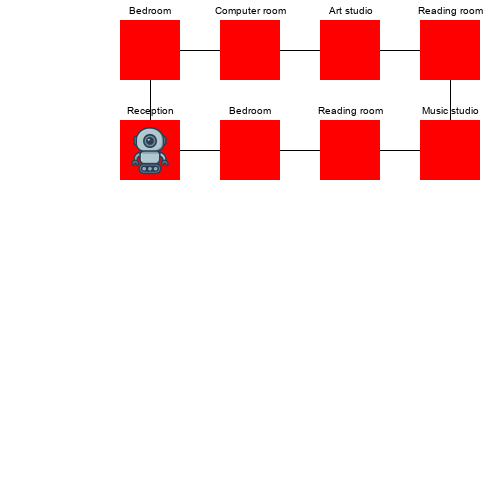
#> input picture mapworld/engine/resources/gifs/episode_20251004_134842.gif, 500 x 500 px
$ jupyter execute --allow-errors howto_setup_mapworld.ipynb
#> lines starting #> are read from the running program, lines starting #| are printed output that depends on the picture
### mapworld/engine/graphs.py
from typing import List, Set
from collections import deque
import logging

import networkx as nx
import numpy as np
import matplotlib.pyplot as plt

logger = logging.getLogger(__name__)

class BaseGraph:

    def __init__(self, m: int = 3, n: int = 3, n_rooms: int = 9, seed: int = None):
        """
        Set up a base layout for a 2-D graph, for a given type

        Args:
            m: Number of rows in the graph.
            n: Number of columns in the graph
            n_rooms: Required number of nodes. Should be less than n*m

        Raises:
            ValueError: If any value is unset
            AssertionError: If `n_rooms` > `n*m`
        """

        assert n_rooms <= m * n, "Number of rooms cannot exceed grid size"

        logger.info(f"Initializing graph with {n_rooms} rooms, in a {m} x {n} grid")
        self.m = m
        self.n = n
        self.n_rooms = n_rooms
        self.graph_rng = np.random.default_rng(seed)


    # [204 lines left out: functions get_valid_neighbors, _has_star_motif, create_tree_graph, create_star_graph, _create_path_graph, create_path_graph, not called in this run]


    def create_cycle_graph(self):
        """
        Create a simple (horizontal) cycle of self.n_rooms rooms on the grid. 2 rows and n_rooms/2 cols
        Returns:
            cycle_graph: A networkx Graph whose nodes form a single loop of self.n_rooms
        """
        if self.n_rooms%2 !=0:
            raise ValueError(f"Number of rooms must be even (got {self.n_rooms}).")

        cycle_graph = nx.Graph()

        start_row = self.graph_rng.integers(0, self.n-1) # Leave 1 row
        num_cols = int(self.n_rooms/2)
        threshold_col = self.m - num_cols
        start_col = self.graph_rng.integers(0, threshold_col+1)

        # Add nodes
        for i in range(start_col, start_col+num_cols):
            for j in (start_row, start_row+1):
                cycle_graph.add_node((i, j))

        # Add vertical edges
        for i in range(start_col, start_col+num_cols-1):
            room1 = (i, start_row)
            room2 = (i+1, start_row)
            room3 = (i, start_row+1)
            room4 = (i+1, start_row+1)

            cycle_graph.add_edge(room1, room2)
            cycle_graph.add_edge(room3, room4)

        # Add 2 horizontal edges to complete the loop
        cycle_graph.add_edge((start_col, start_row), (start_col, start_row+1))
        cycle_graph.add_edge((start_col+num_cols-1, start_row), (start_col+num_cols-1, start_row+1))

        return cycle_graph


    # [23 lines left out: function create_ladder_graph, not called in this run]

    @staticmethod
    def plot_graph(nx_graph):
        nx.draw_networkx(nx_graph, pos={n: n for n in nx_graph.nodes()})
        plt.show()
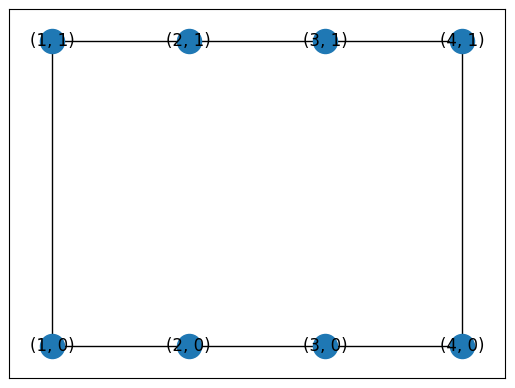
#> figure drawn by matplotlib, 1 panel

    # [5 lines left out: function save_graph, not called in this run]

    def __repr__(self) -> str:
        return f"<BaseMap({self.m}, {self.n}, {self.n_rooms})>"

### mapworld/engine/maps.py
from typing import Any
import logging

import numpy as np

from mapworld.engine.graphs import BaseGraph
from mapworld.engine.map_assignments import assign_images, assign_room_categories
from mapworld.engine.map_utils import select_random_room, find_distance

logger = logging.getLogger(__name__)

class BaseMap(BaseGraph):

    def __init__(self, m: int = 3, n: int = 3, n_rooms: int = 9, graph_type: str = None, seed: int = None):
        """
        Set up a base 2-D map whose rooms are based on a given image (ADE20k) dataset.

        Args:
            m: Number of rows in the graph.
            n: Number of columns in the graph
            n_rooms: Required number of rooms. Should be less than n*m
            graph_type: Type of graph from BaseGraph methods
            seed: Random seed

        Raises:
            ValueError: If any value is unset
            AssertionError: If `n_rooms` > `n*m`
        """
        super().__init__(m, n, n_rooms, seed)
        self.graph_type = graph_type


    # [109 lines left out: function set_positions, not called in this run]


    def metadata(
        self,
        start_type: str = "outdoor",
        end_type: str = "outdoor",
        ambiguity: list = None,
        ambiguity_region: str = "random",
        distance: int = 2
    ) -> dict:
        """
        Generate metadata for the Graph incl. start/end points
        Args:

            start_type: "outdoor"/"indoor"/"random"/"ambiguous" - Defining agent start position
            end_type: "outdoor"/"indoor"/"random"/"ambiguous" - Defining target room position
            ambiguity: Type of ambiguity to use
            ambiguity_region: A str that specifies ambiguous rooms distribution between indoor nodes, outdoor nodes
                                or both
            distance: Distance between start and target node.
        """
#> called with start_type = 'indoor', end_type = 'ambiguous', ambiguity_region = 'indoor', distance = 4
        if self.graph_type=="cycle":
            nx_graph = self.create_cycle_graph()
        elif self.graph_type=="tree":
            nx_graph = self.create_tree_graph()
        elif self.graph_type=="star":
            nx_graph = self.create_star_graph()
        elif self.graph_type=="path":
            nx_graph = self.create_path_graph()
        elif self.graph_type=="ladder":
            nx_graph = self.create_ladder_graph()
        else:
            raise ValueError(f"Graph type {self.graph_type} is not supported.")

        assign_room_categories(nx_graph=nx_graph,
                               ambiguity=ambiguity,
                               ambiguity_region=ambiguity_region,
                               rng=self.graph_rng)
#> (this line was passed over: mapworld is not available in this run)
        assign_images(nx_graph=nx_graph, rng=self.graph_rng)
#> (this line was passed over: mapworld is not available in this run)

        # Metadata values
        graph_id = ""
        named_nodes = []
        unnamed_nodes = []
        named_edges = []
        unnamed_edges = []
        node_to_category = {}
        category_to_node = {}
        node_to_image = {}
        category_to_image = {}

        # Additional values
        ambiguous_rooms = []
        indoor_rooms = []
        outdoor_rooms = []

        # Nodes Metadata
        # NOTE: Every node is saved by typecasting into a string - str(node) -
        #       As this metadata gets dumped into instances.json, does not accept np.int64/tuples
        for node in nx_graph.nodes():
            # Clean Node name
            node_name = nx_graph.nodes[node]['room_type']
            node_name = " ".join(node_name.split("__"))
            node_name = " ".join(node_name.split("_"))
            node_name = node_name.capitalize()

            # Create a graph id based on node position and node category
            graph_id += str(list(node)[0]) + str(list(node)[1]) + node_name[0].lower()

            named_nodes.append(node_name)
            unnamed_nodes.append(str(node))

            node_to_category[str(node)] = node_name
            category_to_node[node_name] = str(node)
            node_to_image[str(node)] = nx_graph.nodes[node]['image']
            category_to_image[node_name] = nx_graph.nodes[node]['image']

            # Additional info
            if nx_graph.nodes[node]['ambiguous']:
                ambiguous_rooms.append(node)
            else:
                if nx_graph.nodes[node]['base_type'] == "indoor":
                    indoor_rooms.append(node)
                else:
                    outdoor_rooms.append(node)

        # Edge Metadata
        for edge in nx_graph.edges():
            named_edge = []
            unnamed_edge = []
            for e in edge:
                named_edge.append(node_to_category[str(e)])
                unnamed_edge.append(str(e))
            named_edges.append(tuple(named_edge))
            unnamed_edges.append(tuple(unnamed_edge))

        # Set Random start and Target positions
        # Can be overridden by the experiment config/game dev if required
        start_pos, target_pos = self.set_positions(ambiguous_rooms=ambiguous_rooms,
                                                   indoor_rooms=indoor_rooms,
                                                   outdoor_rooms=outdoor_rooms,
                                                   start_type=start_type,
                                                   end_type=end_type,
                                                   distance=distance,
                                                   edges=nx_graph.edges())

        map_metadata = {
            "graph_id": graph_id,
            "m": int(self.m),
            "n": int(self.n),
            "named_nodes": named_nodes,
            "unnamed_nodes": unnamed_nodes,
            "named_edges": named_edges,
            "unnamed_edges": unnamed_edges,
            "node_to_category": node_to_category,
            "node_to_image": node_to_image,
            "start_node": str(start_pos),
            "target_node": str(target_pos),
        }

        return map_metadata

### mapworld/engine/howto_setup_mapworld.ipynb
## MapWorld
---
This notebook shows how to implement a MapWorld Environment and setup a dummy agent to explore the environment
This is divided into the following sections
- Setup a Graph - This is a base topological layout
- Create a Map - This takes the Graph and assigns room categories and images to its nodes
- Create an environment - This takes the Map and implements an OpenAI Gym wrapper over it and sets up a dummy agent to explore the environment

### 1) Create Graphs
---

[cell 1]
from mapworld.engine.graphs import BaseGraph

# Setup base layout of the Grid - mxn grid with n_rooms
Graph = BaseGraph(m=5, n=5, n_rooms=8, seed=42)

# Setup a graph type from - Cycle, Path, Star, Tree, Ladder
# Refer mapworld/engine/tests/graph_images to see how each structure looks like
cycle_graph = Graph.create_cycle_graph()

# Example of Cycle Graph
Graph.plot_graph(cycle_graph)

### 2) Create a Map
---

Assign Room Categories and Images to the nodes in the above graph and return the metadata

This requires the following files under `mapworld/engine/resources` -
- `config.json` - This file defines the file names for categories and image definitions, and keys for the categories
- `categories.json` - This file defines the different category classes and what type of rooms fall into each class. This requires three different category classes, and their keywords setup in `config.json`. The current config contains the classes from [Sempix Mapworld](https://github.com/clp-research/sempix/tree/master/03_Tasks/MapWorld)
- `images.json` - This file contains the set of image paths for each room type defined in `categories.json`. The current config contains the images from [ADE20K dataset](https://ade20k.csail.mit.edu/).
- The categories and corresponding images can be customised by changing the respective jsons, or defining new ones and setting them up in `config.json`.

#### Args for generating metadata
- ambiguity - This defines number of ambiguous rooms (rooms having same category). Example - ambiguity of [3,2] means there are 3 rooms of category A, 2 rooms of category B and the remaining rooms have unique categories and not from A/B. If n_rooms is 6, for the above ambiguity we might get - room categories as - Kitchen 1, Kitchen 2, Kitchen 3, Bedroom1, Bedroom2, Attic
- ambiguity_region -  Select from indoor/outdoor/random. When generating the metadata, each node is assigned either indoor or outdoor depending on its degree. Based on the ambiguity region, one can define where these ambiguous rooms are assigned. For example selecting outdoor, all ambiguous rooms are assigned to nodes having `degree = 1`. Setting it random would assign ambiguous rooms randomly from indoor + outdoor
- start_type/end_type - Select from indoor/outdoor/ambiguous/random.
- distance - The distance between the start and end nodes

[cell 2]
from mapworld.engine.maps import BaseMap

# This class inherits from BaseGraph
# Setup graph_type from cycle, star, ladder, tree, path
Map = BaseMap(n=5, m=5, n_rooms=8, graph_type="cycle", seed=42)

#> (the rest of this cell did not finish here and is left out)

### 3) Create Environment
---

#> (a cell that did not finish here is left out)

[cell 4]
from pathlib import Path
from PIL import Image as PILImage, ImageSequence
from IPython.display import Image as IPyImage, display

src = Path("resources/gifs/episode_20251004_134842.gif")
dst = src.with_name(src.stem + "_slow.gif")

im = PILImage.open(src)
#> im is the input picture: PIL image 500x500 P; mean R, G, B 252.9, 225, 225.1
frames = [f.convert("RGBA") for f in ImageSequence.Iterator(im)]
#> frames = 9 items

frames[0].save(
    dst,
    save_all=True,
    append_images=frames[1:],
    duration=1000,
    loop=0,
    optimize=False,
    disposal=2,
)

display(IPyImage(data=dst.read_bytes()))
